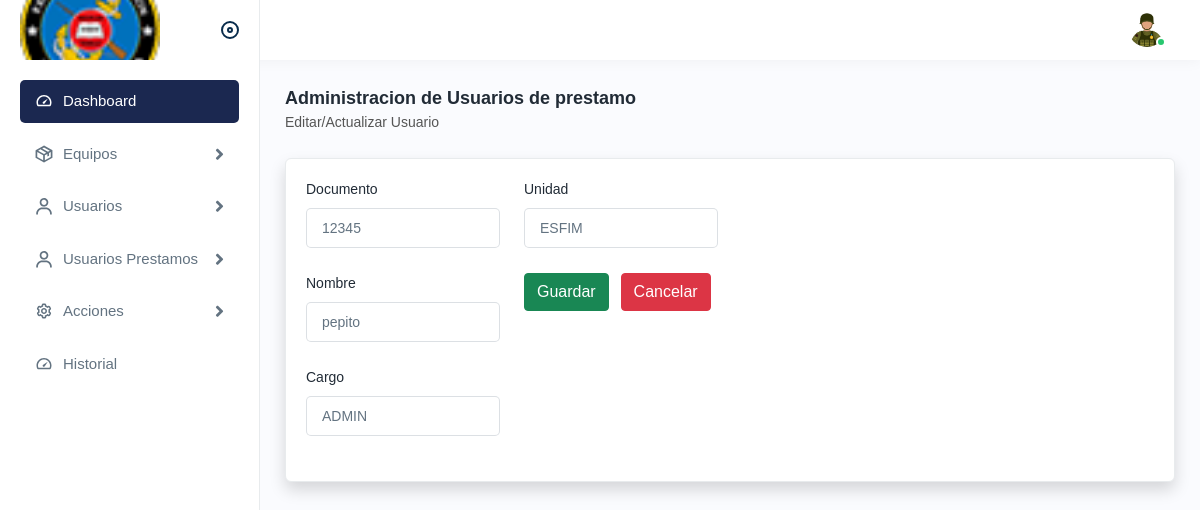
/newuseredit_prestamo.php?id=1 (signed in), run on the app's committed database.
### tables this page shows
CREATE TABLE `usuarios_prestamo` (
  `id` int(11) NOT NULL,
  `Documento` varchar(50) NOT NULL,
  `Nombre` varchar(100) NOT NULL,
  `Cargo` varchar(100) NOT NULL,
  `Unidad` varchar(100) NOT NULL
);

### newuseredit_prestamo.php (the view, shortened to what this page needs)
<?php
include "./conexion.php";
if (isset($_GET['id']) && !empty($_GET['id'])) {
  $id_usuario = $_GET['id'];
  $stmt = $mysqli->prepare("SELECT * FROM usuarios_prestamo WHERE id = ?");
  $stmt->bind_param("i", $id_usuario);
  $stmt->execute();
  $resultado = $stmt->get_result();
  $usuario = $resultado->fetch_assoc();
} else {
  header("Location: userlists_prestamo.php");
  exit();
}
?>
<!DOCTYPE html>
<html lang="en">
<head>
  <link rel="stylesheet" href="assets/css/bootstrap.min.css" />
  <link rel="stylesheet" href="assets/css/animate.css" />
  <link rel="stylesheet" href="assets/plugins/select2/css/select2.min.css" />
  <link rel="stylesheet" href="assets/css/dataTables.bootstrap4.min.css" />
  <link rel="stylesheet" href="assets/plugins/fontawesome/css/fontawesome.min.css" />
  <link rel="stylesheet" href="assets/plugins/fontawesome/css/all.min.css" />
  <link rel="stylesheet" href="assets/css/style.css" />
</head>
<body>
  <div class="main-wrapper">
    <div class="header">
      <div class="header-left active">
        <a href="index.php" class="logo">
          <img src="assets/img/logos/esfim_logo.png" alt="" />
        </a>
        <a id="toggle_btn" href="javascript:void(0);"> </a>
      </div>
      <ul class="nav user-menu">
        <li class="nav-item dropdown has-arrow main-drop">
          <a href="javascript:void(0);" class="dropdown-toggle nav-link userset" data-bs-toggle="dropdown">
            <span class="user-img"><img src="assets/img/profiles/avatarsoldado.jpg" alt="" />
              <span class="status online"></span></span>
          </a>
        </li>
      </ul>
    </div>
    <div class="sidebar" id="sidebar">
      <div class="sidebar-inner slimscroll">
        <div id="sidebar-menu" class="sidebar-menu">
          <ul>
            <li class="active">
              <a href="index.php"><img src="assets/img/icons/dashboard.svg" alt="img" /><span>
                  Dashboard</span>
              </a>
            </li>
            <li class="submenu">
              <a href="javascript:void(0);"><img src="assets/img/icons/product.svg" alt="img" /><span>
                  Equipos</span>
                <span class="menu-arrow"></span></a>
            </li>
            <li class="submenu">
              <a href="javascript:void(0);"><img src="assets/img/icons/users1.svg" alt="img" /><span>
                  Usuarios</span>
                <span class="menu-arrow"></span></a>
            </li>
            <li class="submenu">
              <a href="javascript:void(0);"><img src="assets/img/icons/users1.svg" alt="img" /><span>
                  Usuarios Prestamos</span>
                <span class="menu-arrow"></span></a>
            </li>
            <li class="submenu">
              <a href="javascript:void(0);"><img src="assets/img/icons/settings.svg" alt="img" /><span>
                  Acciones</span>
                <span class="menu-arrow"></span></a>
            </li>
            <li class="submenu">
              <a href="historial.php"><img src="assets/img/icons/dashboard.svg" alt="img" /><span>
                  Historial</span>
              </a>
            </li>
          </ul>
        </div>
      </div>
    </div>
  </div>
  <div class="page-wrapper">
    <div class="content">
      <div class="page-header">
        <div class="page-title">
          <h4>Administracion de Usuarios de prestamo</h4>
          <h6>Editar/Actualizar Usuario</h6>
        </div>
      </div>
      <div class="card shadow">
        <div class="card-body">
          <form method="post" action="">
            <div class="row">
              <div class="col-lg-3 col-sm-6 col-12">
                <div class="form-group">
                  <label>Documento</label>
                  <input type="text" name="Documento" value="<?php echo htmlspecialchars($usuario['Documento']); ?>" />
                </div>
                <div class="form-group">
                  <label>Nombre</label>
                  <input type="text" name="Nombre" value="<?php echo htmlspecialchars($usuario['Nombre']); ?>" />
                </div>
                <div class="form-group">
                  <label>Cargo</label>
                  <input type="text" name="Cargo" value="<?php echo htmlspecialchars($usuario['Cargo']); ?>" />
                </div>
              </div>
              <div class="col-lg-3 col-sm-6 col-12">
                <div class="form-group">
                  <label>Unidad</label>
                  <input type="text" name="Unidad" value="<?php echo htmlspecialchars($usuario['Unidad']); ?>" />
                </div>
                <div class="col-lg-12">
                  <button type="submit" class="btn btn-success me-2">Guardar</button>
                  <a href="userlists_prestamo.php" class="btn btn-danger">Cancelar</a>
                </div>
              </div>
          </form>
        </div>
      </div>
    </div>
  </div>
</body>
</html>

### data on the page
usuarios_prestamo: Documento "12345", Nombre "pepito", Cargo "ADMIN", Unidad "ESFIM"
